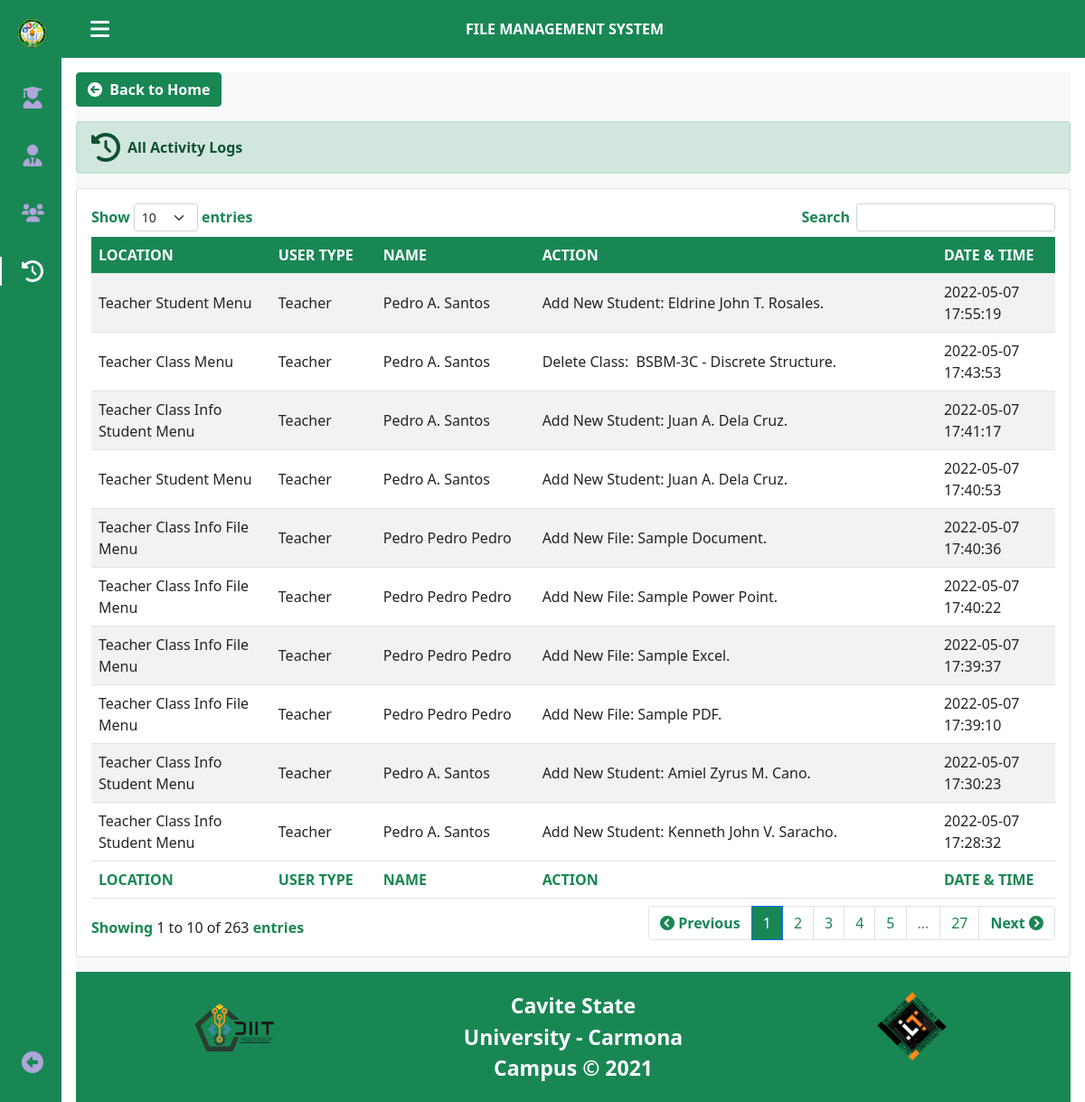
The app's page /adminAllLogs.php (signed in) with its own data.
### tables this page shows
CREATE TABLE `activitylogs` (
  `id` int(11) NOT NULL,
  `activity` varchar(100) NOT NULL,
  `user_type` varchar(100) NOT NULL,
  `name` varchar(100) NOT NULL,
  `user_id` int(11) NOT NULL,
  `teacher_id` int(11) NOT NULL,
  `student_id` int(11) NOT NULL,
  `action` varchar(100) NOT NULL,
  `date` datetime NOT NULL DEFAULT current_timestamp()
);

### session.php (called while the page is built, shortened)
<?php
    $session_id=$_SESSION['id'];
?>

### adminAllLogs.php (the view, shortened to what this page needs)
<?php
    include('header.php');
    include('session.php');
    $user_query = mysqli_query($conn,"SELECT * FROM user WHERE user_id='$session_id'") or die(mysqli_error());
    $user_row = mysqli_fetch_array($user_query);
?>
<body class="body" id="body">
    <header class="sidenav-header bg-success" id="sidenav-header">
        <div class="sidenav-toggle">
            <i class="fa-solid fa-bars" id="sidenav-toggle-icon" title="Menu"></i>
        </div>
        <div class="sidenav-title">
            <p>
                FILE MANAGEMENT SYSTEM
            </p>
        </div>
        <div class="sidenav-logo">
            <img src="<?php echo $user_row['location']; ?>" data-bs-toggle="modal" data-bs-target="#imageZoomAdmin" alt="">
        </div>
    </header>
    <div class="sidenavbar" id="sidenavbar">
        <nav class="sidenavbar-content">
            <div>
                <a href="#" class="sidenavbar-logo" title="Cavite State University - Carmona (FMS)"><img class="sidenavbar-img" src="images/logo.png" alt=""><span class="sidenavbar-title">CVSU-CARMONA</span></a>
                <div class="sidenavbar-menus">
                    <a href="adminStudents.php" class="sidenavbar-menu" title="Students"> <i class="fa-solid fa-user-graduate fa-xl nav-icon"></i> <span class="sidenavbar-menu-title">Students</span> </a>
                    <a href="adminTeachers.php" class="sidenavbar-menu" title="Teachers"> <i class="fa-solid fa-user-tie fa-xl nav-icon" style="margin-left: 0.1rem;"></i> <span class="sidenavbar-menu-title">Teachers</span> </a>
                    <a href="adminAdmin.php" class="sidenavbar-menu" title="Admins"> <i class="fa-solid fa-users nav-icon"></i> <span class="sidenavbar-menu-title">Admins</span> </a>
                    <a href="#" class="sidenavbar-menu active" title="All Activity Logs"> <i class="fa-solid fa-clock-rotate-left fa-xl nav-icon"></i> <span class="sidenavbar-menu-title">All Activity Logs</span> </a>
                </div>
            </div>
            <a href="adminHome.php" role="button" name="backtomenu" class="sidenavbar-menu" title="Back to Main Menu"> <i class="fa-solid fa-circle-left fa-xl nav-icon"></i> <span class="sidenavbar-menu-title">Back</span> </a>
        </nav>
    </div>
    <div class="main-content bg-light">
        <div class="d-flex justify-content-start mt-3">
            <a href="adminHome.php" role="button" class="btn btn-success"><i class="fa-solid fa-circle-arrow-left"></i>&nbsp&nbsp<strong>Back to Home</strong></a>
        </div>
        <div class="alert alert-success d-flex align-items-center mt-3" role="alert">
            <i class="fa-solid fa-clock-rotate-left fa-2xl me-2"></i>
            <div>
                <strong>All Activity Logs</strong>
            </div>
        </div>
        <div class="card mb-3">
            <div class="card-body">
                <table id="example" class="table table-striped display" style="width:100%">
                    <thead>
                        <tr>
                            <th>Location</th>
                            <th width="100">User Type</th>
                            <th>Name</th>
                            <th>Action</th>
                            <th>Date & Time</th>
                        </tr>
                    </thead>
                    <tbody>
                        <?php
                            $query = mysqli_query($conn,"SELECT * FROM activitylogs ORDER BY date DESC") or die(mysqli_error());
                            while ($row = mysqli_fetch_assoc($query)) {
                                ?>
                            <tr class="odd gradeX">
                                <td><?php echo $row['activity']; ?></td>
                                <td><?php echo $row['user_type']; ?></td>
                                <td><?php echo $row['name']; ?></td>
                                <td><?php echo $row['action']; ?></td>
                                <td><?php echo $row['date']; ?></td>
                            </tr>
                        <?php } ?>
                    </tbody>
                    <tfoot>
                        <tr>
                            <th>Location</th>
                            <th width="100">User Type</th>
                            <th>Name</th>
                            <th>Action</th>
                            <th>Date & Time</th>
                        </tr>
                    </tfoot>
                </table>
            </div>
        </div>
        <?php include('footer.php'); ?>
    </div>
</body>

### css/style.css (style rules this page uses)
* { box-sizing: border-box; margin: 0; padding: 0; }
body { font-family: Arial, Helvetica, sans-serif; overflow-x: hidden; }
.body { position: relative; margin: 3rem 0 0 0; padding: 0 1rem; transition: .5s; }
.body a { text-decoration: none; }
.sidenav-header { width: 100%; height: 3rem; position: fixed; top: 0; left: 0; display: flex; align-items: center; justify-content: space-between; padding: 0 1rem; background-color: #F7F6FB; z-index: 100; transition: .5s; }
.sidenav-toggle { color: #fff; font-size: 1.5rem; cursor: pointer; }
.sidenav-logo { width: 2.188rem; height: 2.188rem; display: flex; justify-content: center; border-radius: 50%; overflow: hidden; }
.sidenav-logo img { width: 2.5rem; cursor: -webkit-pointer; cursor: pointer; }
.sidenav-title { margin-top: 1rem; text-align: center; font-weight: bold; color: #fff; }
.sidenavbar-img { width: 2.188rem; height: 2.188rem; position: absolute; }
.sidenavbar-img { height: 2.188rem; position: absolute; }
.sidenavbar { position: fixed; top: 0; left: -30%; width: 4.25rem; height: 100%; background-color: #198754; padding: .5rem 1rem 0 0; transition: .5s; z-index: 100; }
.sidenavbar-content { height: 100%; display: flex; flex-direction: column; justify-content: space-between; overflow: hidden; }
.sidenavbar-logo, .sidenavbar-menu { display: grid; grid-template-columns: max-content max-content; align-items: center; column-gap: 1rem; }
.sidenavbar-menu { padding: .5rem 0 .5rem 1.5rem; }
.sidenavbar-logo { padding: .5rem 0 .5rem 1.150rem; }
.sidenavbar-logo { margin-bottom: 2rem; }
.sidenavbar-menu { position: relative; color: #AFA5D9; margin-bottom: 1.5rem; transition: .3s; }
.nav-icon { font-size: 1.25rem; }
.sidenavbar-menus .active { color: #F7F6FB; }
.sidenavbar-menus .active::before { content: ''; position: absolute; left: 0; width: 0.125rem; height: 2rem; background-color: #F7F6FB; box-sizing: border-box; }
.main-content { height: auto; margin-top: 5rem; }
@media screen and (min-width: 48rem) { .body { margin: 4rem 0 0 0; padding-left: 5.25rem; } }
@media screen and (min-width: 48rem) { .sidenav-header { height: 4rem; padding: 0 2rem 0 6.25rem; } }
@media screen and (min-width: 48rem) { .sidenav-logo { width: 2.5rem; height: 2.5rem; } }
@media screen and (min-width: 48rem) { .sidenav-logo img { width: 2.813; } }
@media screen and (min-width: 48rem) { .sidenavbar { left: 0; padding: 1rem 1rem 0 0; } }
.table td, .table th { vertical-align: middle; }
.dataTable th { font-weight: bold; text-transform: uppercase; }
table.dataTable thead tr { background-color: #198754; color: #fff; }
table.dataTable tfoot tr { background-color: #fff; color: #198754; }

### records on screen
activitylogs: activity "Teacher Student Menu", user_type "Teacher", name "Pedro A. Santos", action "Add New Student: Eldrine John T. Rosales.", date "2022-05-07 17:55:19"
activitylogs: activity "Teacher Class Menu", user_type "Teacher", name "Pedro A. Santos", action "Delete Class: BSBM-3C - Discrete Structure.", date "2022-05-07 17:43:53"
activitylogs: activity "Teacher Class Info Student Menu", user_type "Teacher", name "Pedro A. Santos", action "Add New Student: Juan A. Dela Cruz.", date "2022-05-07 17:41:17"
activitylogs: activity "Teacher Student Menu", user_type "Teacher", name "Pedro A. Santos", action "Add New Student: Juan A. Dela Cruz.", date "2022-05-07 17:40:53"
activitylogs: activity "Teacher Class Info File Menu", user_type "Teacher", name "Pedro Pedro Pedro", action "Add New File: Sample Document.", date "2022-05-07 17:40:36"
activitylogs: activity "Teacher Class Info File Menu", user_type "Teacher", name "Pedro Pedro Pedro", action "Add New File: Sample Power Point.", date "2022-05-07 17:40:22"
activitylogs: activity "Teacher Class Info File Menu", user_type "Teacher", name "Pedro Pedro Pedro", action "Add New File: Sample Excel.", date "2022-05-07 17:39:37"
activitylogs: activity "Teacher Class Info File Menu", user_type "Teacher", name "Pedro Pedro Pedro", action "Add New File: Sample PDF.", date "2022-05-07 17:39:10"
activitylogs: activity "Teacher Class Info Student Menu", user_type "Teacher", name "Pedro A. Santos", action "Add New Student: Amiel Zyrus M. Cano.", date "2022-05-07 17:30:23"
activitylogs: activity "Teacher Class Info Student Menu", user_type "Teacher", name "Pedro A. Santos", action "Add New Student: Kenneth John V. Saracho.", date "2022-05-07 17:28:32"
